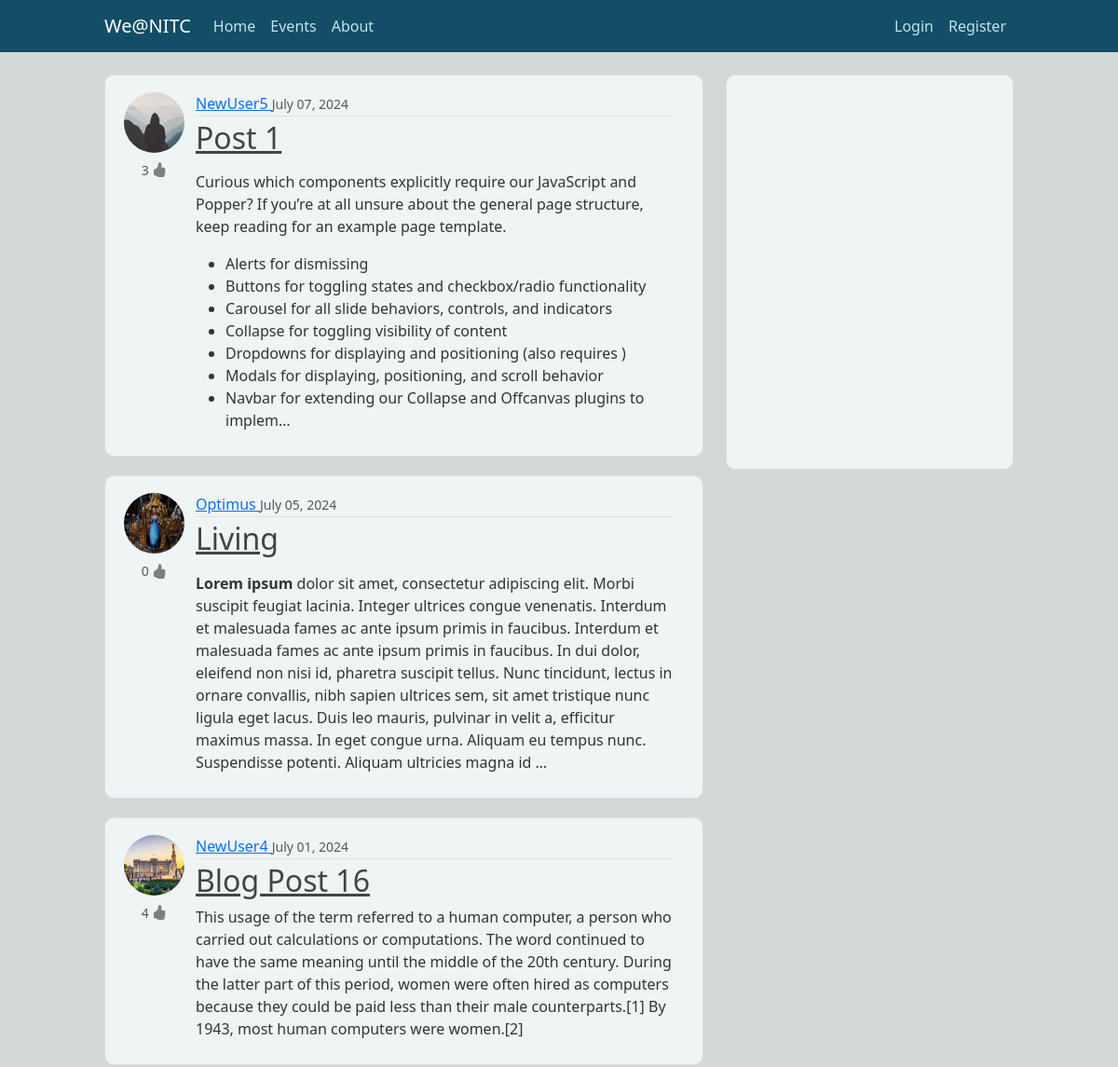
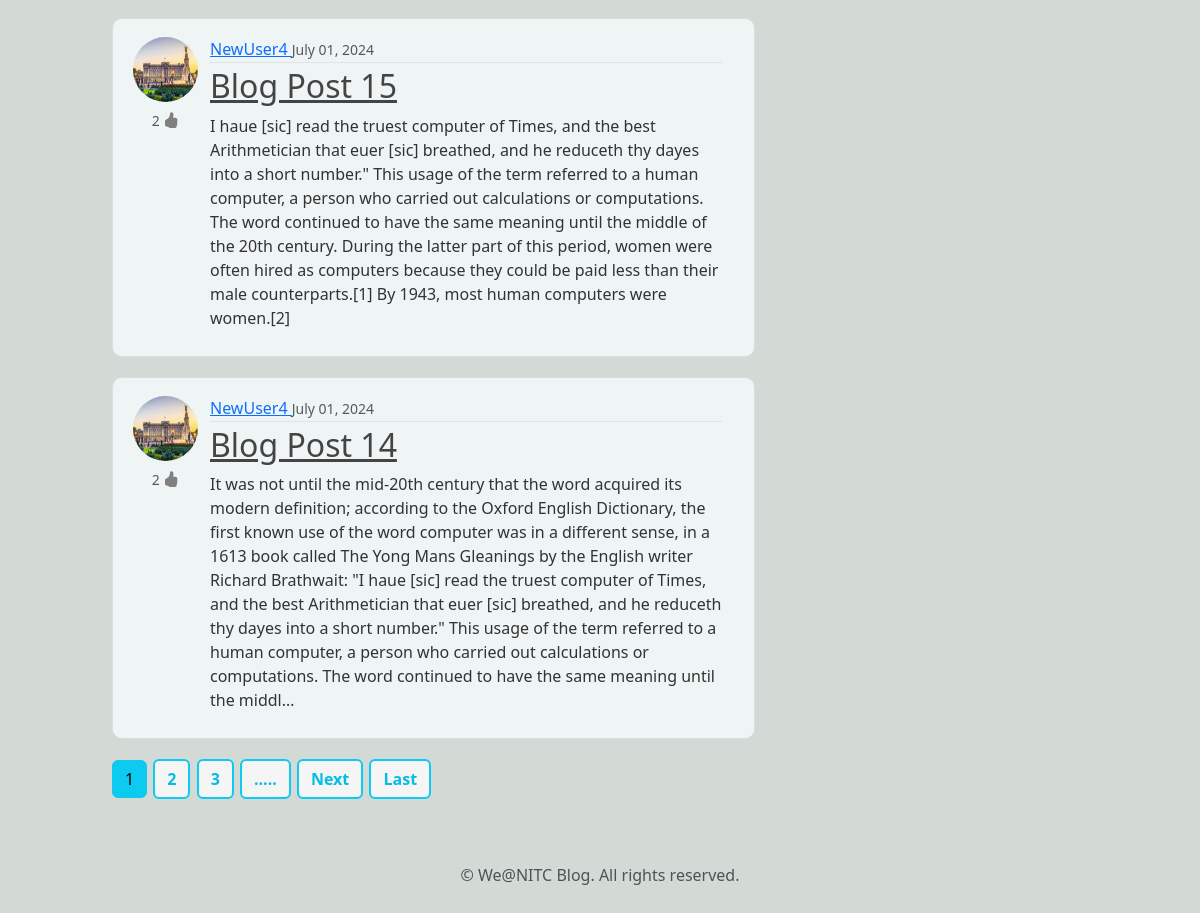
The page / on the database its author committed (2 pictures, top to bottom).
### blog/models.py (models this page shows, shortened)
class Post(models.Model):
    title = models.CharField(max_length=100)
    content = CKEditor5Field(null = True,blank=True, config_name='extends')
    date_posted=models.DateTimeField(default=timezone.now) # not putting now() because we need the actual function as default value
    author = models.ForeignKey(User,on_delete=models.CASCADE) #delete post when user is deleted
    likes= models.ManyToManyField(User,blank=True,null=True,related_name='liked_posts')

### users/models.py (models this page shows, shortened)
class Profile(models.Model):
    user=models.OneToOneField(User,on_delete=models.CASCADE)
    image= models.ImageField(default='default.jpg', upload_to='profile_pics')
    about= CKEditor5Field(null = True,default= 'Hi There', config_name='extends')

### blog/views.py (the view)
# urls.py: path('',PostListView.as_view(), name='blog-home'),
class PostListView(ListView):
    model = Post #Which model to query to get list
    template_name='blog/home.html'   # <app> / <model>_<viewtype>.html
    context_object_name = 'posts' # object_name was by default object_list
    ordering = ['-date_posted'] #default oldest -> newest
    paginate_by = 5

### blog/templates/blog/home.html (shortened to what this page needs)
{% extends "blog/base.html"%}
{% block content%}
    {% for post in posts %}
    <article class="media content-section d-flex align-items-start" >
      <div class="row w-100 mt-2">
        <div class="col-auto d-flex flex-column align-items-center">
          <a href="{% url 'user-posts' post.author.username %}"><img class="rounded-circle article-img mb-2 " src="{{ post.author.profile.image.url }}" style="margin-right: 0%;"></a>
          <small class="text-muted"> {{post.likes.count}}
          </small>
          </div>
            <div class="col" style="padding: 0%;">
                <div class="media-body">
                    <div class="article-metadata">
                        <a class="mr-2" href="{% url 'user-posts' post.author.username %}">
                            {{ post.author }}
                        </a>
                        <small class="text-muted">{{ post.date_posted|date:"F d, Y" }}</small>
                    </div>
                    <h2><a class="article-title" href="{% url 'post-detail' post.id %}">{{ post.title }}</a></h2>
                    <p class="article-content">{{ post.content|truncatechars:600|safe }}</p>
                </div>
            </div>
        </div>
      </article>
    {% endfor %}
    {% if is_paginated %}
      {% for num in page_obj.paginator.page_range %}
        {% if page_obj.number == num %}
            <a class="btn btn-info mb-4" href="?page={{ num }}">{{ num }}</a>
        {% elif num > page_obj.number|add:'-3' and num < page_obj.number|add:'3' %}
            <a class="btn btn-outline-info btn-outline-custom btn-outline-custom_1 mb-4" href="?page={{ num }}">{{ num }}</a>
        {% endif %}
      {% endfor %}
      {% if page_obj.has_next %}
        <div class="btn btn-outline-info btn-outline-custom btn-outline-custom_1 mb-4">.....</div>
        <a class="btn btn-outline-info btn-outline-custom btn-outline-custom_1 mb-4" href="?page={{ page_obj.next_page_number }}">Next</a>
        <a class="btn btn-outline-info btn-outline-custom btn-outline-custom_1 mb-4" href="?page={{ page_obj.paginator.num_pages }}">Last</a>
      {% endif %}
    {% endif %}
{% endblock content %}

### blog/static/blog/main.css (style rules this page uses)
body { background: #fafafa; color: #333333; margin-top: 5rem; }
h1, h2, h3, h4, h5, h6 { color: #444444; }
ul { margin: 0; }
.content-section,.about_content { background: hsl(190, 23%, 95%); padding: 10px 20px; border: 1px solid #dddddd; border-radius: 10px; margin-bottom: 20px; transition: all 0.3s ease; }
.article-title { color: #444444; }
.article-content { white-space: pre-line; }
.article-img { height: 65px; width: 65px; }
.article-metadata { padding-bottom: 1px; margin-bottom: 4px; border-bottom: 1px solid #e3e3e3 }
body { background-color: #D3D9D4; }
.btn-outline-custom { color: #04bde2 !important; font-weight:600 !important; margin-left: 2px !important; border-width: 2 !important; }
.btn-outline-custom_1 { background-color: whitesmoke !important; }

### blog/templates/blog/base.html (style rules this page uses)
.article-img { transition: all 0.3s ease !important; }

### rows shown on the page
Post: author.profile.image (placeholder picture), likes.count "3", author "NewUser5", date_posted "July 07, 2024", title "Post 1", content "Curious which components explicitly require our JavaScript and Popper? If you’re at all unsure about the general page structure, keep reading for an example page template. Alerts for dismissing Buttons for toggling states and checkbox/radio functionality Carousel for all slide behaviors, controls, and indicators Collapse for toggling visibility of content Dropdowns for displaying and positioning (also requires ) Modals for displaying, positioning, and scroll behavior Navbar for extending our Collapse and Offcanvas plugins to implem…"
Post: author.profile.image (picture), likes.count "0", author "Optimus", date_posted "July 05, 2024", title "Living", content "Lorem ipsum dolor sit amet, consectetur adipiscing elit. Morbi suscipit feugiat lacinia. Integer ultrices congue venenatis. Interdum et malesuada fames ac ante ipsum primis in faucibus. Interdum et malesuada fames ac ante ipsum primis in faucibus. In dui dolor, eleifend non nisi id, pharetra suscipit tellus. Nunc tincidunt, lectus in ornare convallis, nibh sapien ultrices sem, sit amet tristique nunc ligula eget lacus. Duis leo mauris, pulvinar in velit a, efficitur maximus massa. In eget congue urna. Aliquam eu tempus nunc. Suspendisse potenti. Aliquam ultricies magna id …"
Post: author.profile.image (picture), likes.count "4", author "NewUser4", date_posted "July 01, 2024", title "Blog Post 16", content "This usage of the term referred to a human computer, a person who carried out calculations or computations. The word continued to have the same meaning until the middle of the 20th century. During the latter part of this period, women were often hired as computers because they could be paid less than their male counterparts.[1] By 1943, most human computers were women.[2]"
Post: author.profile.image (picture), likes.count "2", author "NewUser4", date_posted "July 01, 2024", title "Blog Post 15", content "I haue [sic] read the truest computer of Times, and the best Arithmetician that euer [sic] breathed, and he reduceth thy dayes into a short number.\" This usage of the term referred to a human computer, a person who carried out calculations or computations. The word continued to have the same meaning until the middle of the 20th century. During the latter part of this period, women were often hired as computers because they could be paid less than their male counterparts.[1] By 1943, most human computers were women.[2]"
Post: author.profile.image (picture), likes.count "2", author "NewUser4", date_posted "July 01, 2024", title "Blog Post 14", content "It was not until the mid-20th century that the word acquired its modern definition; according to the Oxford English Dictionary, the first known use of the word computer was in a different sense, in a 1613 book called The Yong Mans Gleanings by the English writer Richard Brathwait: \"I haue [sic] read the truest computer of Times, and the best Arithmetician that euer [sic] breathed, and he reduceth thy dayes into a short number.\" This usage of the term referred to a human computer, a person who carried out calculations or computations. The word continued to have the same meaning until the middl…"

### other values the page prints
{{ num }} "1"
{{ num }} "2" "3"
